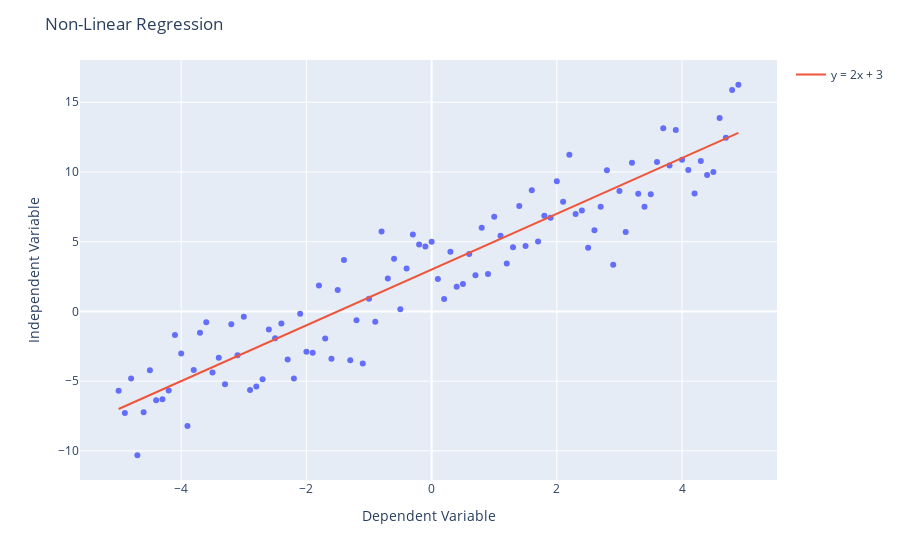

Notebook cell for this chart:
### Markdown cell above
Although linear regression can do a great job at modeling some datasets, it cannot be used for all datasets. First recall how linear regression, models a dataset. It models the linear relationship between a dependent variable y and the independent variables x. It has a simple equation, of degree 1, for example y = $2x$ + 3.

### Code cell
x = np.arange(-5.0, 5.0, 0.1)

# You can adjust the slope and intercept to verify the changes in the graph
y = 2 * (x) + 3
y_noise = 2 * np.random.normal(size=x.size)
y_data = y + y_noise

# scatter plot
fig = px.scatter(x=x, y=y_data)
fig.update_layout(
    title="Non-Linear Regression",
    xaxis_title="Dependent Variable",
    yaxis_title="Independent Variable",
)
fig.add_trace(go.Scatter(x=x, y=y, mode="lines", name="y = 2x + 3"))
fig.show()

### Figure 1 — Plotly figure (JSON) as saved in the notebook; plotly's stock layout.template omitted (floating-point values rounded to 4 significant figures)
{"data": [{"hovertemplate": "x=%{x}<br>y=%{y}<extra></extra>", "legendgroup": "", "marker": {"color": "#636efa", "symbol": "circle"}, "mode": "markers", "name": "", "orientation": "v", "showlegend": false, "type": "scatter", "x": [-5, -4.9, -4.8, -4.7, -4.6, -4.5, -4.4, -4.3, -4.2, -4.1, -4.0, -3.9, -3.8, -3.7, -3.6, -3.5, -3.4, -3.3, -3.2, -3.1, -3.0, -2.9, -2.8, -2.7, -2.6, -2.5, -2.4, -2.3, -2.2, -2.1, -2.0, -1.9, -1.8, -1.7, -1.6, -1.5, -1.4, -1.3, -1.2, -1.1, -1.0, -0.9, -0.8, -0.7, -0.6, -0.5, -0.4, -0.3, -0.2, -0.1, -1.776e-14, 0.1, 0.2, 0.3, 0.4, 0.5, 0.6, 0.7, 0.8, 0.9, 1.0, 1.1, 1.2, 1.3, 1.4, 1.5, 1.6, 1.7, 1.8, 1.9, 2.0, 2.1, 2.2, 2.3, 2.4, 2.5, 2.6, 2.7, 2.8, 2.9, 3.0, 3.1, 3.2, 3.3, 3.4, 3.5, 3.6, 3.7, 3.8, 3.9, 4.0, 4.1, 4.2, 4.3, 4.4, 4.5, 4.6, 4.7, 4.8, 4.9], "xaxis": "x", "y": [-5.695, -7.288, -4.817, -10.32, -7.237, -4.214, -6.376, -6.305, -5.67, -1.7, -3.014, -8.214, -4.203, -1.534, -0.7703, -4.375, -3.325, -5.221, -0.9149, -3.148, -0.3845, -5.645, -5.378, -4.869, -1.298, -1.934, -0.8684, -3.442, -4.821, -0.175, -2.902, -2.957, 1.854, -1.942, -3.402, 1.532, 3.692, -3.497, -0.6416, -3.731, 0.9087, -0.7506, 5.724, 2.354, 3.779, 0.1534, 3.071, 5.519, 4.794, 4.655, 4.995, 2.322, 0.8893, 4.28, 1.772, 1.958, 4.113, 2.599, 6.007, 2.682, 6.79, 5.43, 3.43, 4.6, 7.566, 4.689, 8.69, 5.01, 6.863, 6.714, 9.334, 7.861, 11.23, 6.992, 7.239, 4.568, 5.817, 7.499, 10.12, 3.341, 8.629, 5.685, 10.66, 8.433, 7.513, 8.404, 10.71, 13.14, 10.46, 13.02, 10.87, 10.15, 8.446, 10.79, 9.78, 10.0, 13.86, 12.46, 15.89, 16.25], "yaxis": "y"}, {"mode": "lines", "name": "y = 2x + 3", "type": "scatter", "x": [-5, -4.9, -4.8, -4.7, -4.6, -4.5, -4.4, -4.3, -4.2, -4.1, -4.0, -3.9, -3.8, -3.7, -3.6, -3.5, -3.4, -3.3, -3.2, -3.1, -3.0, -2.9, -2.8, -2.7, -2.6, -2.5, -2.4, -2.3, -2.2, -2.1, -2.0, -1.9, -1.8, -1.7, -1.6, -1.5, -1.4, -1.3, -1.2, -1.1, -1.0, -0.9, -0.8, -0.7, -0.6, -0.5, -0.4, -0.3, -0.2, -0.1, -1.776e-14, 0.1, 0.2, 0.3, 0.4, 0.5, 0.6, 0.7, 0.8, 0.9, 1.0, 1.1, 1.2, 1.3, 1.4, 1.5, 1.6, 1.7, 1.8, 1.9, 2.0, 2.1, 2.2, 2.3, 2.4, 2.5, 2.6, 2.7, 2.8, 2.9, 3.0, 3.1, 3.2, 3.3, 3.4, 3.5, 3.6, 3.7, 3.8, 3.9, 4.0, 4.1, 4.2, 4.3, 4.4, 4.5, 4.6, 4.7, 4.8, 4.9], "y": [-7, -6.8, -6.6, -6.4, -6.2, -6.0, -5.8, -5.6, -5.4, -5.2, -5.0, -4.8, -4.6, -4.4, -4.2, -4.0, -3.8, -3.6, -3.4, -3.2, -3.0, -2.8, -2.6, -2.4, -2.2, -2.0, -1.8, -1.6, -1.4, -1.2, -1.0, -0.8, -0.6, -0.4, -0.2, -2.487e-14, 0.2, 0.4, 0.6, 0.8, 1.0, 1.2, 1.4, 1.6, 1.8, 2.0, 2.2, 2.4, 2.6, 2.8, 3.0, 3.2, 3.4, 3.6, 3.8, 4.0, 4.2, 4.4, 4.6, 4.8, 5.0, 5.2, 5.4, 5.6, 5.8, 6.0, 6.2, 6.4, 6.6, 6.8, 7.0, 7.2, 7.4, 7.6, 7.8, 8.0, 8.2, 8.4, 8.6, 8.8, 9.0, 9.2, 9.4, 9.6, 9.8, 10.0, 10.2, 10.4, 10.6, 10.8, 11.0, 11.2, 11.4, 11.6, 11.8, 12.0, 12.2, 12.4, 12.6, 12.8]}], "layout": {"legend": {"tracegroupgap": 0}, "margin": {"t": 60}, "title": {"text": "Non-Linear Regression"}, "xaxis": {"anchor": "y", "domain": [0, 1], "title": {"text": "Dependent Variable"}}, "yaxis": {"anchor": "x", "domain": [0, 1], "title": {"text": "Independent Variable"}}}}
